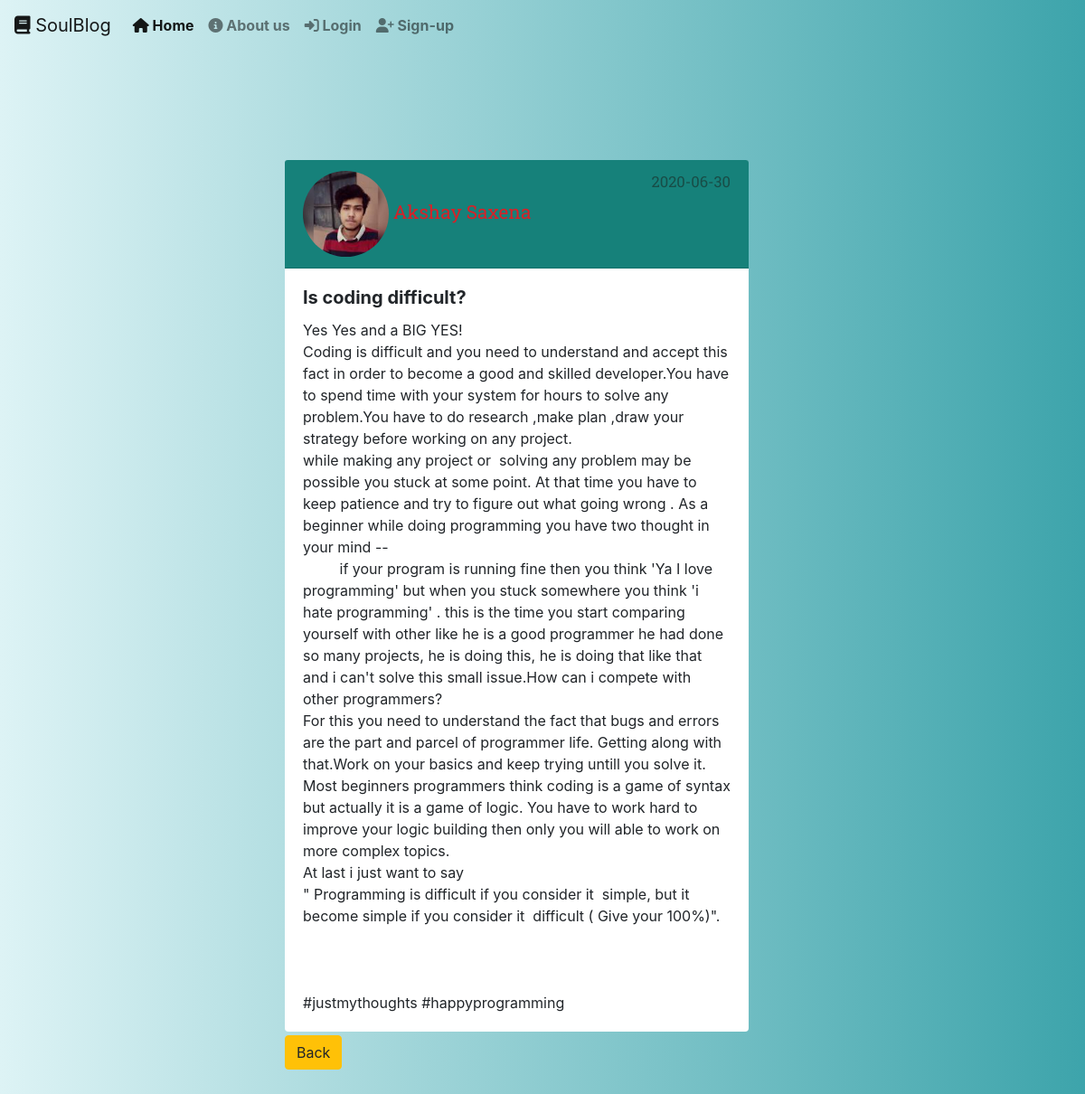
The page /post/5 on the database its author committed.
### Flask_Projects/models.py (models this page shows, shortened)
class User(db.Model,UserMixin):
    id=db.Column(db.Integer,primary_key=True)
    username=db.Column(db.String(30),unique=True,nullable=False)
    email=db.Column(db.String(130),unique=True,nullable=False)
    password=db.Column(db.String(30),unique=True,nullable=False)
    img_file=db.Column(db.String(30),nullable=False,default='def.png')
    posts=db.relationship('Post',backref='author',lazy=True)

class Post(db.Model):
    id = db.Column(db.Integer, primary_key=True)
    title=db.Column(db.String(30),nullable=False)
    date_post=db.Column(db.DateTime,nullable=False,default=datetime.utcnow)
    content=db.Column(db.Text,nullable=False)
    user_id=db.Column(db.Integer,db.ForeignKey('user.id'),nullable=False)

### Flask_Projects/posts/routes.py (the view)
@posts.route("/post/<int:post_id>")
def post(post_id):
    post=Post.query.get_or_404(post_id) #return not found
    return render_template('post.html',title=post.title,post=post)

### Flask_Projects/templates/post.html (shortened to what this page needs)
{% extends "base.html" %}
{% block content %}
<div class="container-fluid post-cont-css">
  <div class="card">
        <div class="card-header">
          <img class="article-img"  src="{{ url_for('static', filename='profilepic/' + post.author.img_file) }}">
          <a class="mr-2" id="name-link" href="{{ url_for('users.userposts', username=post.author.username) }}">{{ post.author.username }}</a>
          <small class="text-muted"><span id="time-css">{{ post.date_post.strftime('%Y-%m-%d') }}</span></small>
        </div>
        <div class="card-body">
          <h5 class="card-title"><b>{{post.title}}</b></h5>
          <p class="card-text" >{{post.content}}</p>
        </div>
      </div>
      <a class="btn btn-warning btn-md mt-1 mb-1" href="{{ url_for('main.homepage') }}">Back</a>
      <div>
        <br>
      </div>
  </div>
{% endblock content %}

### Flask_Projects/static/base.css (style rules this page uses)
.card { width: 50%; }
.article-img { border-radius: 50%; width: 20%; }

### Flask_Projects/templates/post.html (style rules this page uses)
.post-cont-css { width: 50%; margin-top: 10%; }
.card { width: 90%; border: 0px; }
.card-header { font-family:'Roboto Slab', serif; background-color:#16817a; font-size: 130%; }
.article-img { border-radius: 50%; }
.card-text { white-space: pre-wrap; }
#name-link { color: #d92027; }
#time-css { color: #184d47; float: right; }

### Flask_Projects/templates/base.html (style rules this page uses)
body { background-image:linear-gradient(90deg,#ddf3f5,#3da4ab); }

### rows shown on the page
User: img_file (picture)
Post: date_post "2020-06-30", title "Is coding difficult?", content "Yes Yes and a BIG YES! Coding is difficult and you need to understand and accept this fact in order to become a good and skilled developer.You have to spend time with your system for hours to solve any problem.You have to do research ,make plan ,draw your strategy before working on any project. while making any project or solving any problem may be possible you stuck at some point. At that time you have to keep patience and try to figure out what going wrong . As a beginner while doing programming you have two thought in your mind -- if your program is running fine then you think 'Ya I love programming' but when you stuck somewhere you think 'i hate programming' . this is the time you start…"
